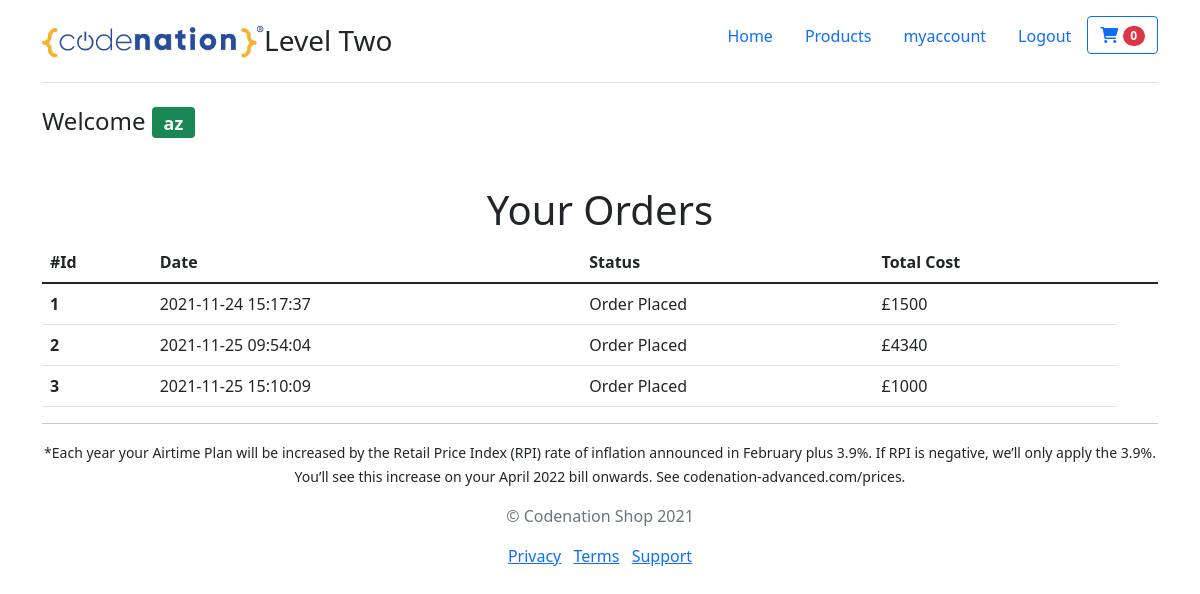
The app's page /myaccount.php (signed in) with its own data.
### tables this page shows
CREATE TABLE `orders` (
  `id` int NOT NULL,
  `customer_id` int NOT NULL,
  `total_price` int NOT NULL,
  `order_status` varchar(255) NOT NULL,
  `created_at` datetime NOT NULL DEFAULT CURRENT_TIMESTAMP
);

### myaccount.php (the view, shortened to what this page needs)
<?php
require('config/db.php');
$customer_id = $_SESSION['customerId'];
$query = "SELECT * FROM orders WHERE customer_id = $customer_id";
$result = mysqli_query($conn, $query);
$order_row = mysqli_fetch_all($result, MYSQLI_ASSOC);
?>
<?php include("inc/header.php"); ?>
<?php if (isset($_SESSION['customer'])) : ?>
    <h4 class="text-reset mb-5">Welcome <span id="username" class="badge bg-success"><?php echo $_SESSION['customer']; ?></span></h4>
    <h1 class="text-center">Your Orders</h1>
    <table class="table">
        <thead>
            <tr>
                <th scope="col">#Id</th>
                <th scope="col">Date</th>
                <th scope="col">Status</th>
                <th scope="col">Total Cost</th>
                <th scope="col"></th>
            </tr>
        </thead>
        <tbody>
            <?php foreach ($order_row as $order) : ?>
                <tr>
                    <th scope="row"><?php echo $order['id']; ?></th>
                    <td><?php echo $order['created_at']; ?></td>
                    <td><?php echo $order['order_status']; ?></td>
                    <td>£<?php echo $order['total_price']; ?></td>
                </tr>
            <?php endforeach; ?>
        </tbody>
    </table>
<?php else : ?>
    <div class="alert alert-danger my-5" role="alert">You are not logged in. Visit the <a href="login.php">login</a> page to sign in.</div>
<?php endif; ?>
<?php include("inc/footer.php"); ?>

### inc/header.php (shortened to what this page needs)
<!DOCTYPE html>
<html lang="en">
<head>
  <link rel="stylesheet" href="https://cdn.jsdelivr.net/npm/bootstrap@5.1.3/dist/css/bootstrap.min.css">
  <link rel="stylesheet" href="https://unpkg.com/tooltip-sequence@latest/dist/index.css">
  <link rel="stylesheet" href="https://cdnjs.cloudflare.com/ajax/libs/font-awesome/6.0.0-beta2/css/all.min.css">
  <link rel="stylesheet" href="https://cdnjs.cloudflare.com/ajax/libs/animate.css/4.1.1/animate.min.css" />
</head>
<body style="padding-bottom: 3rem;">
  <div class="container">
    <nav class="d-flex flex-wrap justify-content-center py-3 mb-4 border-bottom">
      <a href="<?php echo ROOT_URL; ?>" class="d-flex align-items-center mb-3 mb-md-0 me-md-auto text-dark text-decoration-none">
        <?php echo '<img src="images/long_logo.png" alt="" style="height: 35px;"> '; ?>
        <h3 class="d-inline mt-2"> Level Two </h3>
      </a>
      <ul class="nav nav-pills">
        <li class="nav-item"><a href="<?php echo ROOT_URL; ?>" class="nav-link">Home</a></li>
        <li class="nav-item"><a href="products.php" class="nav-link">Products</a></li>
        <?php if (isset($_SESSION['customer'])) : ?>
          <li class="nav-item"><a href="myaccount.php" class="nav-link">myaccount</a></li>
          <li class="nav-item"><a href="login.php" class="nav-link">Logout</a></li>
        <?php else : ?>
          <li class="nav-item"><a href="login.php" class="nav-link">Login</a></li>
        <?php endif; ?>
        <li class="nav-item dropdown">
          <button class="btn btn-outline-primary" id="navbarDropdown" role="button" data-bs-toggle="dropdown" aria-expanded="false">
            <?php
            $cart = isset($_SESSION['cart']) ? $_SESSION['cart'] : null;
            $count = count($cart);
            ?>
            <i class="fas fa-shopping-cart"></i> <span class="badge rounded-pill bg-danger"><?php echo $count; ?></span>
          </button>
        </li>
      </ul>
    </nav>

### inc/footer.php (shortened to what this page needs)
<footer class="text-center footer mt-auto">
    <hr>
    <p class="text-sm mt-3"><small>*Each year your Airtime Plan will be increased by the Retail Price Index (RPI) rate of inflation announced in February plus 3.9%. If RPI is negative, we’ll only apply the 3.9%. You’ll see this increase on your April <?php echo date('Y', strtotime('+1 year')); ?> bill onwards. See codenation-advanced.com/prices.</small></p>
    <p class="my-3 text-muted ">&copy; Codenation Shop <?php echo date("Y"); ?></p>
    <ul class="list-inline text-center">
        <li class="list-inline-item"><a href="#">Privacy</a></li>
        <li class="list-inline-item"><a href="#">Terms</a></li>
        <li class="list-inline-item"><a href="#">Support</a></li>
    </ul>
    </div>
</body>
</html>

### records on screen
orders: id "1", created_at "2021-11-24 15:17:37", order_status "Order Placed", total_price "1500"
orders: id "2", created_at "2021-11-25 09:54:04", order_status "Order Placed", total_price "4340"
orders: id "3", created_at "2021-11-25 15:10:09", order_status "Order Placed", total_price "1000"

### other values on screen
$count "0"
$_SESSION['customer'] "az"
